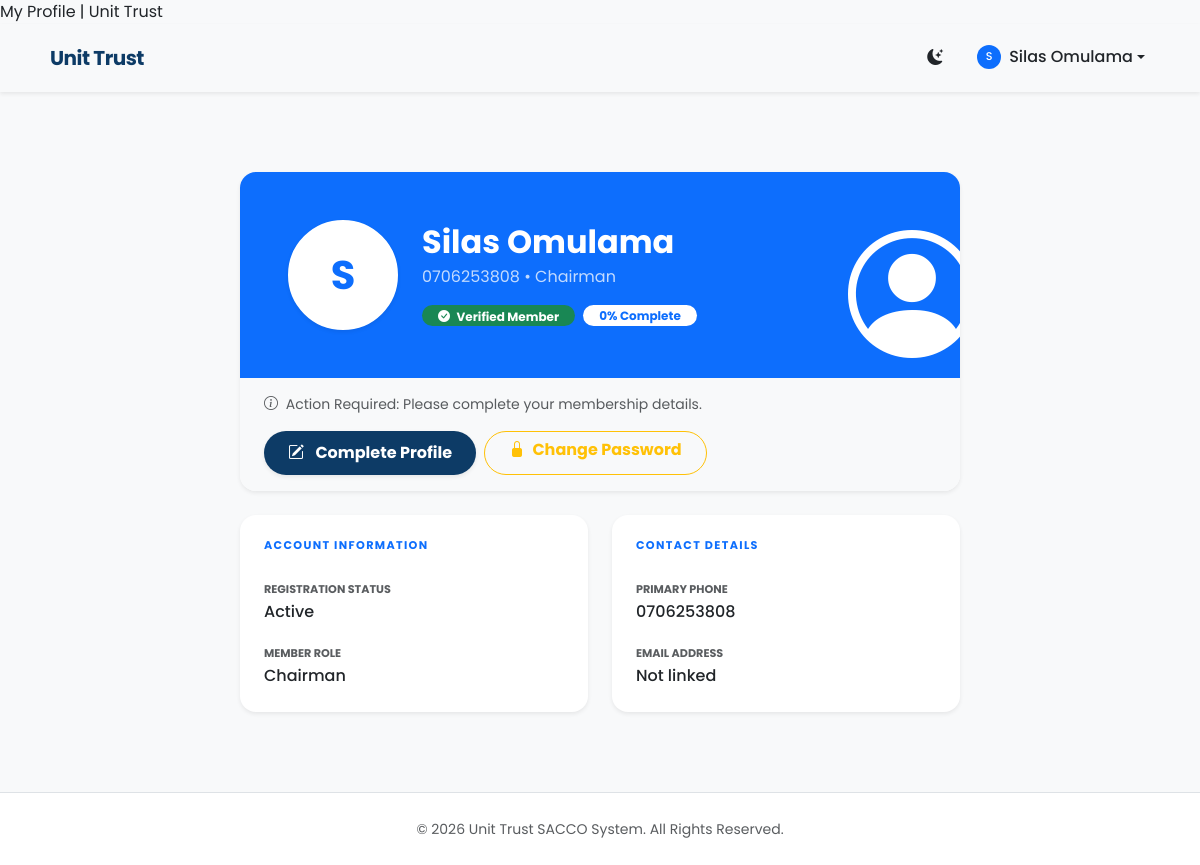
Page /profile/view/ (signed in) on the committed database.
### accounts/models.py (models this page shows, shortened)
class CustomUser(AbstractBaseUser, PermissionsMixin):
    ROLE_CHOICES = [
        ('Chairman', 'Chairman'),
        ('Secretary', 'Secretary'),
        ('Treasurer', 'Treasurer'),
        ('Member', 'Member'),
    ]
    STATUS_CHOICES = [
        ('Visitor', 'Visitor'),
        ('Active', 'Active'),
    ]
    full_name = models.CharField(max_length=255)
    email = models.EmailField(blank=True)
    phone_number = models.CharField(max_length=32, unique=True)
    role = models.CharField(max_length=20, choices=ROLE_CHOICES, default='Member')
    status = models.CharField(max_length=20, choices=STATUS_CHOICES, default='Visitor')
    is_staff = models.BooleanField(default=False)
    is_active = models.BooleanField(default=True)
    date_joined = models.DateTimeField(default=timezone.now)
    objects = CustomUserManager()
    USERNAME_FIELD = 'phone_number'
    REQUIRED_FIELDS = ['full_name']

### members/views.py (the view)
# urls.py: path('profile/view/', views.profile_view, name='profile_view'),
@login_required
def profile_view(request):
    user = request.user
    profile, _ = Profile.objects.get_or_create(user=user)
    completion = profile.completion_percentage()
    return render(request, 'profile/profile.html', {'user': user, 'profile': profile, 'completion': completion})

### members/context_processors.py (called while the page is built)
def current_profile(request):
    profile = None
    try:
        if request.user and request.user.is_authenticated:
            profile, _ = Profile.objects.get_or_create(user=request.user)
    except Exception:
        profile = None
    return {'profile': profile}

### members/models.py (called while the page is built)
    def completion_percentage(self):
        total = 4
        score = 0
        if self.date_of_birth:
            score += 1
        if self.national_id:
            score += 1
        try:
            nok = self.user.nextofkin
            if nok and nok.full_name and nok.phone_number:
                score += 1
        except Exception:
            pass
        if self.user.beneficiaries.exists():
            score += 1
        return int((score / total) * 100)

### templates/profile/profile.html (shortened to what this page needs)
{% extends 'base.html' %}
{% block content %}
<div class="container py-5">
    <div class="row justify-content-center">
        <div class="col-lg-9 col-xl-8">
            <div class="card border-0 shadow-sm rounded-4 overflow-hidden mb-4">
                <div class="card-body p-4 p-md-5 bg-primary text-white position-relative">
                    <i class="bi bi-person-circle position-absolute end-0 bottom-0 opacity-10" style="font-size: 8rem; margin-right: -1rem; margin-bottom: -1rem;"></i>
                    <div class="d-flex flex-column flex-md-row align-items-center position-relative">
                        <div class="mb-3 mb-md-0 me-md-4">
                            {% if profile.profile_photo %}
                                <img src="{{ profile.profile_photo.url }}" class="rounded-circle border border-4 border-white shadow-sm" style="width:110px; height:110px; object-fit:cover;">
                            {% else %}
                                <div class="bg-white text-primary rounded-circle border border-4 border-white d-flex align-items-center justify-content-center fw-bold shadow-sm" style="width:110px; height:110px; font-size: 2.5rem;">
                                    {{ user.full_name|slice:":1"|upper }}
                                </div>
                            {% endif %}
                        </div>
                        <div class="text-center text-md-start">
                            <h2 class="fw-bold mb-1">{{ user.full_name }}</h2>
                            <p class="opacity-75 mb-3">{{ user.phone_number }} • {{ user.role }}</p>
                            <div class="d-flex flex-wrap justify-content-center justify-content-md-start gap-2">
                                {% if user.status == 'Active' %}
                                    <span class="badge bg-success rounded-pill px-3"><i class="bi bi-check-circle-fill me-1"></i> Verified Member</span>
                                {% else %}
                                    <span class="badge bg-warning text-dark rounded-pill px-3"><i class="bi bi-clock-history me-1"></i> Pending Verification</span>
                                {% endif %}
                                <span class="badge bg-white text-primary rounded-pill px-3">{{ completion }}% Complete</span>
                            </div>
                        </div>
                    </div>
                </div>
                <div class="card-footer bg-body-tertiary border-0 py-3 px-4 d-flex flex-wrap align-items-center justify-content-between gap-3">
                    <div class="small text-body-secondary">
                        <i class="bi bi-info-circle me-1"></i>
                        {% if not profile.completed %}
                            Action Required: Please complete your membership details.
                        {% else %}
                            Your membership information is up to date.
                        {% endif %}
                    </div>
                        <div class="d-flex gap-2">
                        <a href="{% url 'accounts:profile_edit' %}" class="btn {% if not profile.completed %}btn-primary{% else %}btn-dark{% endif %} rounded-pill px-4 fw-bold shadow-sm">
                            <i class="bi bi-pencil-square me-2"></i> {% if not profile.completed %}Complete Profile{% else %}Edit Details{% endif %}
                        </a>
                        <a href="{% url 'accounts:password_change' %}" class="btn btn-outline-warning rounded-pill px-4 fw-bold">
                            <i class="bi bi-lock-fill me-1"></i> Change Password
                        </a>
                    </div>
                </div>
            </div>
            <div class="row g-4">
                <div class="col-md-6">
                    <div class="card border-0 shadow-sm rounded-4 h-100">
                        <div class="card-body p-4">
                            <h6 class="text-uppercase x-small fw-bold text-primary tracking-widest mb-4">Account Information</h6>
                            <div class="mb-3">
                                <label class="x-small text-body-secondary fw-bold text-uppercase">Registration Status</label>
                                <p class="text-body fw-medium">{{ user.status }}</p>
                            </div>
                            <div class="mb-0">
                                <label class="x-small text-body-secondary fw-bold text-uppercase">Member Role</label>
                                <p class="text-body fw-medium mb-0">{{ user.role }}</p>
                            </div>
                        </div>
                    </div>
                </div>
                <div class="col-md-6">
                    <div class="card border-0 shadow-sm rounded-4 h-100">
                        <div class="card-body p-4">
                            <h6 class="text-uppercase x-small fw-bold text-primary tracking-widest mb-4">Contact Details</h6>
                            <div class="mb-3">
                                <label class="x-small text-body-secondary fw-bold text-uppercase">Primary Phone</label>
                                <p class="text-body fw-medium">{{ user.phone_number }}</p>
                            </div>
                            <div class="mb-0">
                                <label class="x-small text-body-secondary fw-bold text-uppercase">Email Address</label>
                                <p class="text-body fw-medium mb-0">{{ user.email|default:"Not linked" }}</p>
                            </div>
                        </div>
                    </div>
                </div>
            </div>
        </div>
    </div>
</div>
{% endblock %}

### templates/nav.html (shortened to what this page needs)
<nav class="navbar navbar-expand-lg sticky-top shadow-sm">
  <div class="container">
    <a class="navbar-brand d-flex align-items-center" href="{% url 'home' %}">
       Unit Trust
    </a>
    <div class="collapse navbar-collapse" id="navbarNav">
      <ul class="navbar-nav ms-auto align-items-center">
        <li class="nav-item mx-lg-2">
          <button class="btn nav-link px-2 border-0 shadow-none" id="themeToggler" type="button" title="Toggle Mode">
            <i class="bi bi-moon-stars-fill" id="themeIcon"></i>
          </button>
        </li>
        {% if request.user.is_authenticated %}
          <li class="nav-item dropdown">
            <a class="nav-link dropdown-toggle d-flex align-items-center" href="#" id="userMenu" role="button" data-bs-toggle="dropdown">
              {% if profile and profile.profile_photo %}
                <img src="{{ profile.profile_photo.url }}" class="rounded-circle me-2" style="width:24px;height:24px;object-fit:cover;">
              {% else %}
                <div class="bg-primary text-white rounded-circle d-inline-flex align-items-center justify-content-center me-2" style="width: 24px; height: 24px; font-size: 0.7rem;">
                  {{ request.user.full_name|slice:":1"|upper }}
                </div>
              {% endif %}
              {{ request.user.full_name|default:"Member" }}
            </a>
          </li>
        {% endif %}
      </ul>
    </div>
  </div>
</nav>

### templates/base.html (style rules this page uses)
:root { --primary-color: #0d3b66; --secondary-color: #4caf50; --bg-light: #f8f9fa; }

### templates/nav.html (style rules this page uses)
.navbar { padding: 0.5rem 1rem; transition: all 0.3s ease; background-color: var(--bs-body-tertiary); }
@media (min-width: 768px) { .navbar { padding: 0.8rem 1rem; } }
.navbar-brand { font-weight: 700; letter-spacing: -0.5px; color: var(--primary-color) !important; }
.nav-link { font-weight: 500; color: var(--bs-body-color); margin: 0.25rem 2px; transition: all 0.2s ease; font-size: 0.9rem; border-bottom: 2px solid transparent; }
@media (min-width: 768px) { .nav-link { margin: 0 5px; font-size: 1rem; } }

### templates/profile/profile.html (style rules this page uses)
.x-small { font-size: 0.7rem; }
.tracking-widest { letter-spacing: 0.12em; }
.card { transition: transform 0.2s ease-in-out; }

### rows in the picture
CustomUser: user.full_name "S", user.full_name "Silas Omulama", full_name "S", full_name "Silas Omulama", phone_number "0706253808", role "Chairman", status "Active", email "Not linked"

### other values in the picture
{{ completion }} "0"
